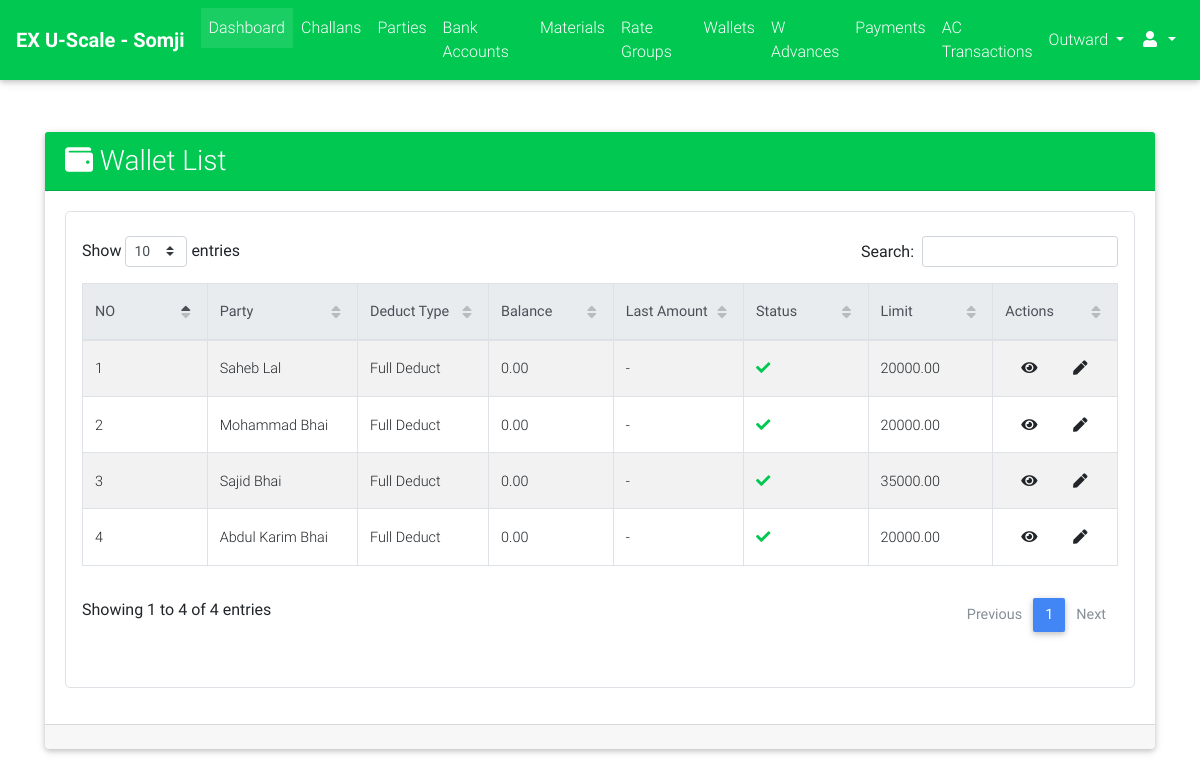
The page /cms_admin/wallets/list/ (signed in) on the database as committed earlier.
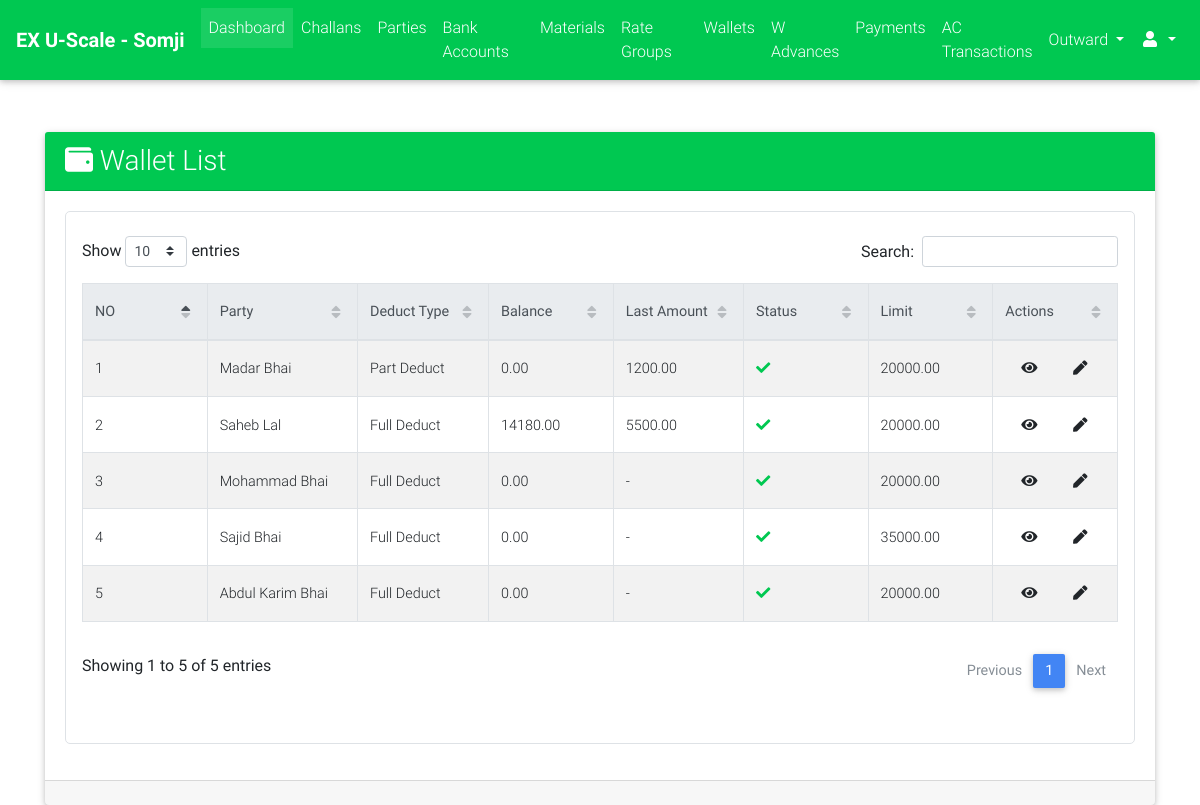
The same page on the database as committed later.
### parties/models.py (models this page shows, shortened)
class Wallet(models.Model):
    DEDUCT_TYPE_CHOICES = (("FD", "Full Deduct"), ("PD", "Part Deduct"), ("FXD", "Fix Deduct"))
    party = models.ForeignKey(Party, on_delete=models.CASCADE)
    balance = models.DecimalField(max_digits=9, decimal_places=2, default=Decimal(0.00))
    upper_limit = models.DecimalField(max_digits=9, decimal_places=2, default=20000.00)
    deduct_type = models.CharField(max_length=3, choices=DEDUCT_TYPE_CHOICES)
    fixed_amount = models.DecimalField(max_digits=7, decimal_places=2, blank=True, null=True)
    is_active = models.BooleanField(default=True)
    @property
    def get_absolute_url(self):
        return reverse_lazy("parties:wallet_detail", kwargs={"id": self.id})
    @property
    def get_admin_update_url(self):
        return reverse_lazy("cms_admin:wallet_update", kwargs={"id": self.id})

class Party(models.Model):
    RATE_TYPE_CHOICES = (("GR", "Group Rate"), ("IR", "Individual Rate"))
    rate_type = models.CharField(max_length=2, choices=RATE_TYPE_CHOICES)
    rate_group = models.ForeignKey("rates.RateGroup", on_delete=models.PROTECT, blank=True, null=True)
    name = models.CharField(max_length=128)
    party_code = models.CharField(max_length=32, blank=True)
    address = models.TextField(blank=True)
    phone = models.CharField(max_length=13)
    whatsapp = models.CharField(max_length=13, blank=True)
    email = models.EmailField(blank=True, null=True)
    extra_info = models.TextField(blank=True)
    is_wallet_party = models.BooleanField(default=False)
    is_active = models.BooleanField(default=True)
    @property
    def get_display_text(self):
        return self.name
    class Meta:
        verbose_name = "Party"
        verbose_name_plural = "Parties"

### payments/models.py (models this page shows, shortened)
class WalletTransaction(models.Model):
    payment = models.ForeignKey("Payment", on_delete=models.CASCADE)
    wallet = models.ForeignKey("parties.Wallet", on_delete=models.CASCADE)
    amount = models.DecimalField(max_digits=9, decimal_places=2, default=Decimal(0.00))
    created_on = models.DateTimeField(auto_now_add=True)
    deducted_amount = models.DecimalField(max_digits=9, decimal_places=2, default=Decimal(0.00))
    previous_balance = models.DecimalField(max_digits=8, decimal_places=2, blank=True, null=True)

### cms_admin/views.py (the view)
class WalletListView(ExecutiveRequiredMixin, ListView):
    model = Wallet
    context_object_name = "wallets"
    template_name = "cms_admin/wallets/list.html"
    ordering = "-id"

### cms_admin/views.py (called while the page is built)
    def test_func(self):
        return self.request.user.is_superuser or self.request.user.is_staff

### cms_admin/templates/cms_admin/wallets/list.html (shortened to what this page needs)
{% extends "cms_admin/base.html" %}
{% load crispy_forms_tags %}
{% load static %}
{% block custom_links %}
    <link href="{% static "css/addons/datatables.min.css" %}" rel="stylesheet">
    <link href="{% static "css/addons/datatables-select.min.css" %}" rel="stylesheet">
{% endblock %}
{% block content %}
    <br><br>
    <div class="container">
        <div class="card">
            <div class="card-header bg-success font-weight-bold white-text">
                <div class="row">
                    <div class="col-lg-12 m-auto">
                        <h3 class="m-auto"><i class="fa fa-wallet"></i> Wallet List</h3>
                    </div>
                </div>
            </div>
            <div class="card-body">
                 <div class="table p-3 border" style="border-radius: 5px">
                     <table id="dt-basic-checkbox" class="table table-striped table-bordered" cellspacing="0" width="100%">
                         <thead class="thead-light">
                            <th class="th-sm">NO</th>
                            <th class="th-sm">Party</th>
                            <th class="th-sm">Deduct Type</th>
                            <th class="th-sm">Balance</th>
                            <th class="th-sm">Last Amount</th>
                            <th class="th-sm">Status</th>
                            <th class="th-sm">Limit</th>
                            <th class="th-sm">Actions</th>
                         </thead>
                         <tbody>
                             {% if wallets %}
                                 {% for wallet in wallets %}
                                     <tr>
                                        <td>{{ forloop.counter }}</td>
                                         <td>{{ wallet.party.get_display_text }}</td>
                                        <td>{{ wallet.get_deduct_type_display }}{% if wallet.deduct_type == "FXD" %} ({{ wallet.fixed_amount }}){% endif %}</td>
                                        <td>{{ wallet.balance }}</td>
                                        <td>{{ wallet.wallettransaction_set.last.amount|default:"-" }}</td>
                                        <td>
                                            {% if wallet.is_active %}
                                                <i class="fa fa-check text-success"></i>
                                            {% else %}
                                                <i class="fa fa-times text-danger"></i>
                                            {% endif %}
                                        </td>
                                        <td>{{ wallet.upper_limit }}</td>
                                        <td class="m-auto">
                                            <a class="m-3" href="{{ wallet.get_absolute_url }}"><i class="fa fa-eye"></i></a>
                                            {% if user.is_staff or user.is_superuser %}
                                                <a class="m-3" href="{{ wallet.get_admin_update_url }}"><i class="fa fa-pen"></i></a>
                                            {% endif %}
                                        </td>
                                     </tr>
                                 {% endfor %}
                             {% else %}
                                 <span class="text-black-50 font-weight-bold">No Wallets Found</span>
                             {% endif %}
                         </tbody>
                    </table>
                 </div>
            </div>
            <div class="card-footer">
            </div>
        </div>
    </div>
{% endblock %}

Rows that differ between the two databases and show on the page:
added Wallet: party.get_display_text "Madar Bhai", deduct_type "Part Deduct", balance "0.00", wallettransaction_set.last.amount "1200.00", is_active True (drawn), upper_limit "20000.00"
changed Wallet "Saheb Lal": balance "0.00" → "14180.00"; wallettransaction_set.last.amount "-" → "5500.00"
Other text that changed with them:
text written by a page script: "Show entries Search: Showing 1 to 4 of 4 entries Previous 1 Next" → "Show entries Search: Showing 1 to 5 of 5 entries Previous 1 Next"
